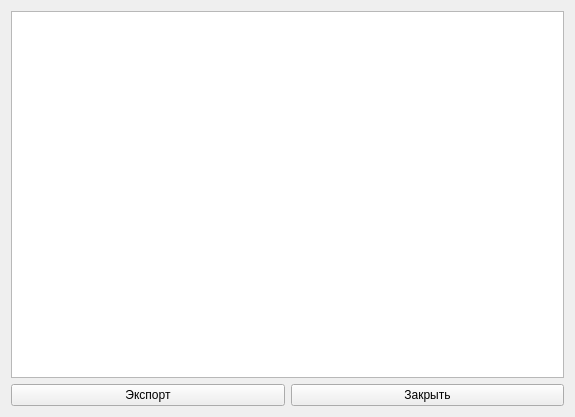
<?xml version="1.0" encoding="UTF-8"?>
<ui version="4.0">
 <class>Form</class>
 <widget class="QWidget" name="Form">
  <property name="geometry">
   <rect>
    <x>0</x>
    <y>0</y>
    <width>575</width>
    <height>417</height>
   </rect>
  </property>
  <property name="windowTitle">
   <string>Form</string>
  </property>
  <layout class="QVBoxLayout" name="verticalLayout_4">
   <item>
    <widget class="QTextEdit" name="textEdit"/>
   </item>
   <item>
    <layout class="QHBoxLayout" name="horizontalLayout_9">
     <item>
      <widget class="QPushButton" name="pushButton_2">
       <property name="text">
        <string>Экспорт</string>
       </property>
      </widget>
     </item>
     <item>
      <widget class="QPushButton" name="pushButton">
       <property name="text">
        <string>Закрыть</string>
       </property>
      </widget>
     </item>
    </layout>
   </item>
  </layout>
 </widget>
 <resources/>
 <connections/>
</ui>
